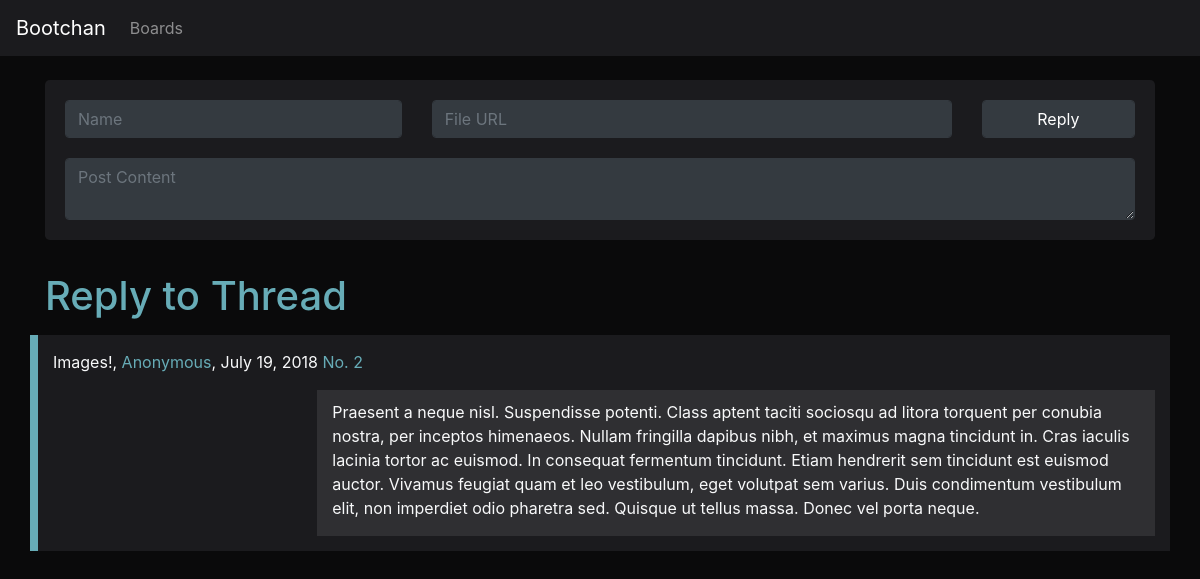
The page /boards/r/reply/2/ on the database as committed earlier.
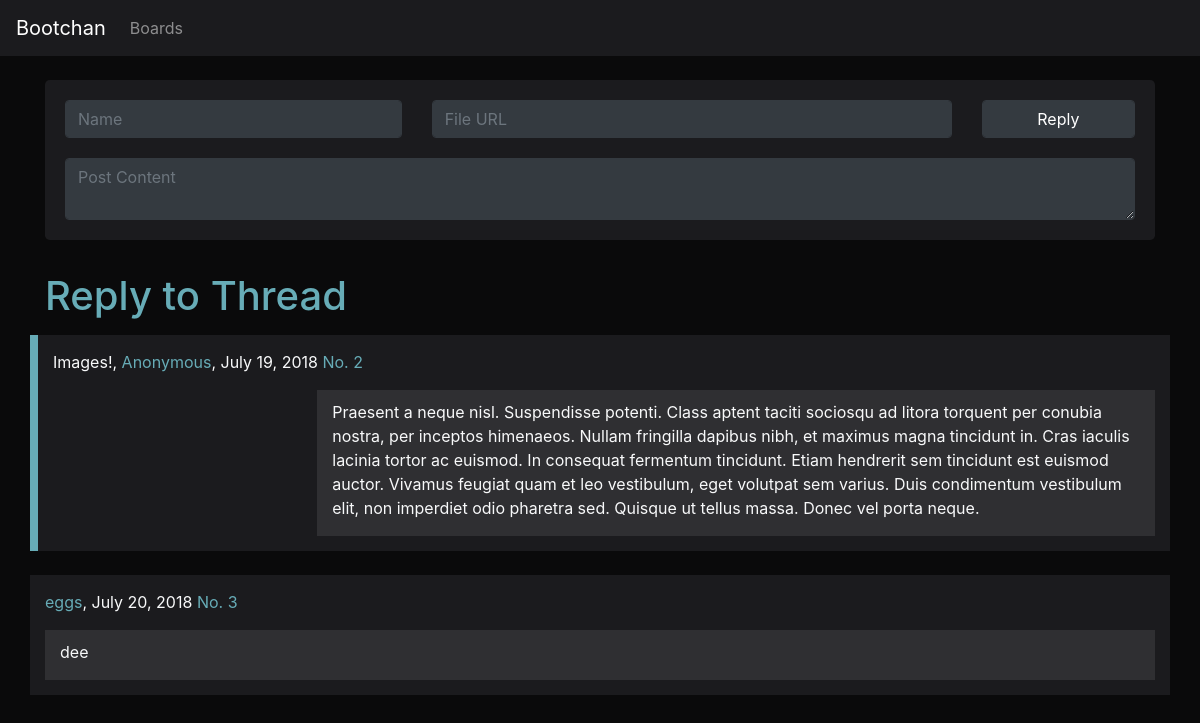
The same page on the database as committed later.
### main/models.py (models this page shows)
class Post(models.Model):
    postid = models.PositiveIntegerField()
    postcontent = models.CharField(max_length=1024)
    postimg = models.URLField(blank=True)
    postauthor = models.CharField(max_length=16, default="Anonymous")
    posttitle = models.CharField(max_length=32, blank=True)
    posttime = models.DateField(default=datetime.date.today, blank=True)
    postboard = models.CharField(default="r", max_length=32)
    postparent = models.PositiveIntegerField(default=0)

### main/views.py (the view, shortened to what this page needs)
# urls.py: path('boards/<str:board>/reply/<int:postid>/', views.reply)
def reply(request, board="r", postid="0"):
    parent = models.Post.objects.get(postid=postid)
    replies = models.Post.objects.filter(postparent=postid)
    replycontext = {"parent":parent, "replies":replies}
    return render(request, "reply.html", replycontext)

### main/templates/reply.html (shortened to what this page needs)
<!DOCTYPE html>
<html lang="en" dir="ltr">
<head>
  <link rel="stylesheet" href="https://stackpath.bootstrapcdn.com/bootstrap/4.1.1/css/bootstrap.min.css">
</head>
<body style="background-color: #0a0a0b;">
  <nav class="navbar navbar-expand-md navbar-dark" style="background-color:#1b1b1e">
    <a href="/boards/r" class="navbar-brand">Bootchan</a>
    <ul class="navbar-nav">
      <li class="nav-item"><a href="#" class="nav-link">Boards</a></li>
    </ul>
  </nav>
  <br>
  <div class="container">
    <div class="jumbotron text-light" style="padding:20px; background-color:#1b1b1e">
      <form class="" action="" method="post">{% csrf_token %}
        <div class="row" style="">
          <div class="col-lg-4">
            <input type="text" name="userimage" value="" class="form-control bg-dark text-light btn-outline-dark" placeholder="Name">
          </div>
          <div class="col-lg-6">
            <input type="text" name="username" value="" class="form-control bg-dark text-light btn-outline-dark" placeholder="File URL">
          </div>
          <div class="col-lg-2">
            <input type="submit" name="submit-post" class="form-control btn-dark" value="Reply">
          </div>
        </div>
        <div class="row" style="margin-top:1.25rem">
          <div class="col-lg-12">
            <textarea name="usertext" value="" class="form-control bg-dark text-light btn-outline-dark" placeholder="Post Content"></textarea>
          </div>
        </div>
      </form>
    </div>
<h1 style="color:#67acb7">Reply to Thread</h1>
</div>
      {% if parent.postimg %}
    <div class="container" style="background-color:#1b1b1e; border-left: 0.5rem solid #67acb7; margin-top: 15px">
      <div class="metatext text-light">
      <p style="padding-top: 15px;">{% if parent.posttitle %}{{ parent.posttitle }}, {% endif %}{% if parent.postauthor %}
        <span style="color: #67acb7">{{parent.postauthor}}</span>, {% endif %}{{parent.posttime}} <a style="color:#67acb7" title="Reply" href="">No. {{ parent.postid }}</p></a>
      </div>
      <div class="row text-light" style="padding-bottom: 15px; padding-right: 15px;">
        <div class="col-sm-3">
        </div>
        <div class="col-sm-9 flex-container" style="display: flex; align-items: top; background-color: #2f2f32">
          <p style="margin-top: 10px"> {{ parent.postcontent }} </p>
        </div>
      </div>
    </div>
    <br>
    {% endif %}
  {% for reply in replies %}
    {% if reply.postimg %}
    <div class="container" style="background-color:#1b1b1e;  margin-top: 15px">
    <div class="metatext text-light">
    <p style="padding-top: 15px;">{% if reply.posttitle %}{{ reply.posttitle }}, {% endif %}{% if reply.postauthor %}
      <span style="color: #67acb7">{% if reply.postauthor != "" %}{{reply.postauthor}}{%else%}Anonymous{%endif%}</span>, {% endif %}{{reply.posttime}} <a style="color:#67acb7" title="Reply" href="">No. {{ reply.postid }}</p></a>
    </div>
    <div class="row text-light" style="padding-bottom: 15px; padding-right: 15px;">
      <div class="col-sm-3">
        <img class="img-fluid" src="{{ reply.postimg }}" alt="">
      </div>
      <div class="col-sm-9 flex-container" style="display: flex; align-items: top; background-color: #2f2f32">
        <p style="margin-top: 10px"> {{ reply.postcontent }} </p>
      </div>
    </div>
    </div>
    <br>
    {% else %}
    <div class="container" style="background-color:#1b1b1e; ">
    <div class="metatext text-light">
    <p style="padding-top: 15px;">{% if reply.posttitle %}{{ reply.posttitle }}, {% endif %}
      <span style="color: #67acb7">{% if reply.postauthor != "" %}{{reply.postauthor}}{%else%}Anonymous{%endif%}</span>, {{reply.posttime}} <a style="color:#67acb7" title="Reply" href="">No. {{ reply.postid }}</p></a>
    </div>
    <div class="row text-light" style="padding-left: 15px; padding-bottom: 15px; padding-right: 15px;">
      <div class="col-sm-12 flex-container" style="display: flex; align-items: top; background-color: #2f2f32">
        <p style="margin-top: 10px"> {{ reply.postcontent }} </p>
      </div>
    </div>
    </div>
    <br>
    {% endif %}
  {% endfor %}
</body>
</html>

Rows that differ between the two databases and show on the page:
added Post: postauthor "eggs", posttime "July 20, 2018", postid "3", postcontent "dee"
